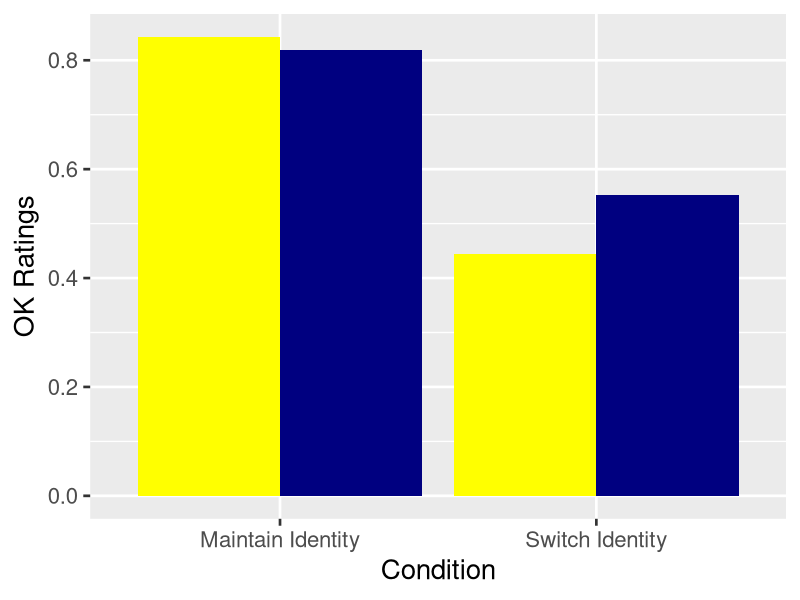
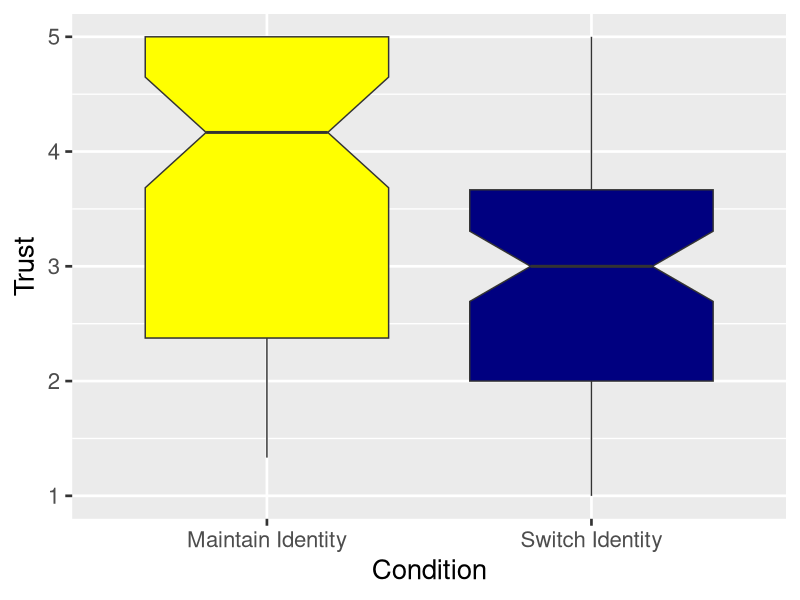

These figures' R source, in order:
## ---- chunk 1
knitr::opts_chunk$set(echo = TRUE)

#load packages
library(ggplot2)
library(reshape2)
library(afex)
library(lme4)
library(lmerTest)
library(tidyverse)
## ---- chunk 2

#Load raw data
rawData<-read.csv("PBC2 07192023.csv")

#Copy raw data
data<-rawData

## ---- chunk 3

#AGE DESCRIPTIVES

summary(data$age_years, na.rm=TRUE)

mean(data$age_years, na.rm=TRUE)  #in years
sd (data$age_years, na.rm=TRUE)

min(data$age_years, na.rm=TRUE) #in years

max(data$age_years, na.rm=TRUE)#in years

median(data$age_years,na.rm=TRUE ) #in years
## ---- chunk 4

data$Condition_2<-as.factor(data$Condition_2)
data$White<-as.factor(data$White)

#logistic regression with race interaction
whiteLog<-glm(OK~Condition_2*White, family="binomial",data=data)
summary(whiteLog)

#Generate Bar Graph
bar1<-ggplot(data=data,
             aes(x=Condition_2,
                 y=OK,
                 fill=White))+
   stat_summary(fun="mean",
               geom="bar",
               position="dodge")+
  scale_x_discrete(labels=c("Maintain Identity", "Switch Identity"))+ 
    labs(x="Condition",
       y="OK Ratings")+
    scale_fill_manual(values=c("yellow","navy"),
                    guide="none") +
  theme_grey(base_size=20)

#Output Bar Graph
bar1


## ---- chunk 5

#Run a t-test 
tTest<-t.test(Trust ~ Condition_2, var.equal = TRUE, data=data)
tTest

#Make a graph
box1<-ggplot(data=data,
                aes(x=Condition_2,
                    y=Trust,
                    fill=Condition_2))+
  labs(x="Condition",
       y="Trust")+
  scale_x_discrete(labels=c("Maintain Identity","Switch Identity"))+
  theme_grey(base_size=20)+
  guides(fill="none")+
  geom_boxplot(notch=TRUE)+
  scale_fill_manual(values=c("yellow","navy"))

box1
